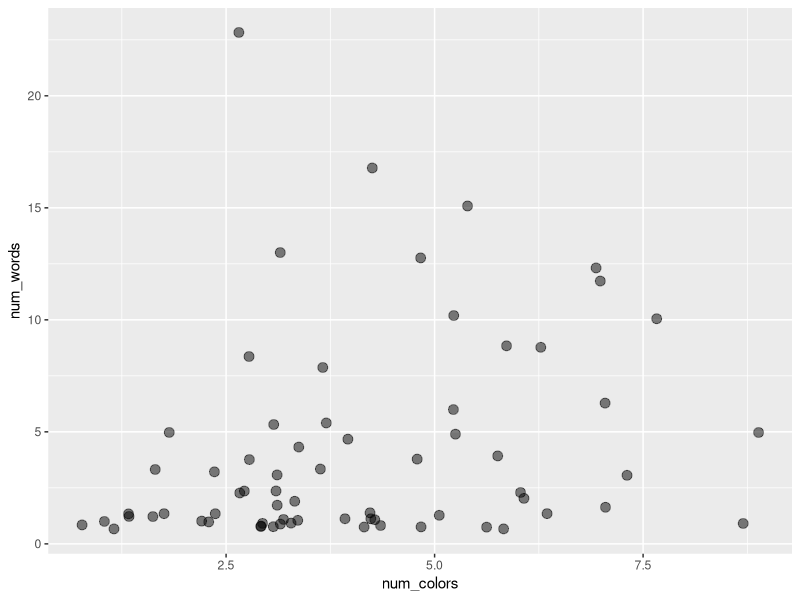
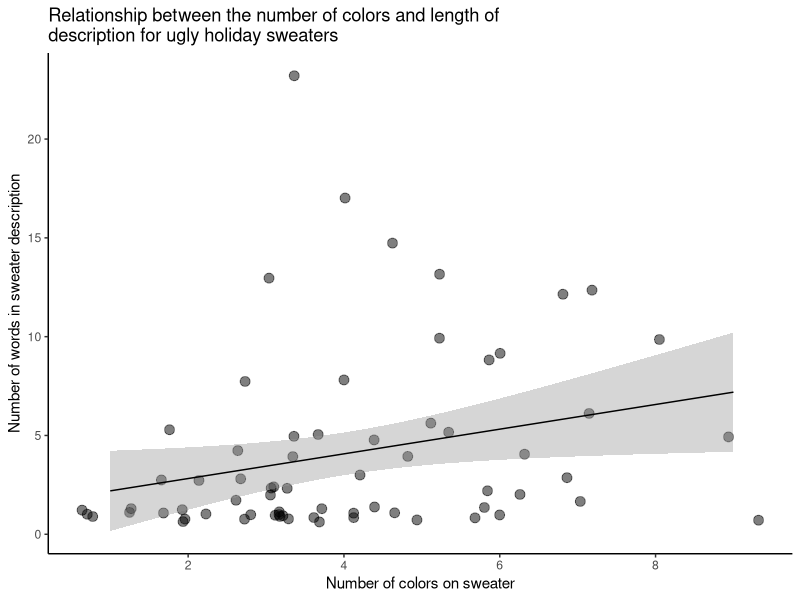

R code for these plots, in order:

##~~~~~~~~~~~~~~~~~~~~~~~~~~~~~~~~~~~~~~~~~~~~~~~~~~~~~~~~~~~~~~~~~~~~~~~~~~~~~~
##~~~~~~~~~~~~~~~~~~~~~~~~~~~~~~~~~~~~~~~~~~~~~~~~~~~~~~~~~~~~~~~~~~~~~~~~~~~~~~
##                                                                            ~~
##                        STEP 1: LOAD PACKAGES & DATA                      ----
##                                                                            ~~
##~~~~~~~~~~~~~~~~~~~~~~~~~~~~~~~~~~~~~~~~~~~~~~~~~~~~~~~~~~~~~~~~~~~~~~~~~~~~~~
##~~~~~~~~~~~~~~~~~~~~~~~~~~~~~~~~~~~~~~~~~~~~~~~~~~~~~~~~~~~~~~~~~~~~~~~~~~~~~~

#..........................load packages.........................

library(tidyverse)

#..........................read in data..........................

sweaters <- read_csv("ugly_sweaters.csv") %>% 
  dplyr::filter(hs_tf == "Yes") # filter data for those that actually report having a sweater

##~~~~~~~~~~~~~~~~~~~~~~~~~~~~~~~~~~~~~~~~~~~~~~~~~~~~~~~~~~~~~~~~~~~~~~~~~~~~~~
##~~~~~~~~~~~~~~~~~~~~~~~~~~~~~~~~~~~~~~~~~~~~~~~~~~~~~~~~~~~~~~~~~~~~~~~~~~~~~~
##                                                                            ~~
##                        STEP 2: WRANGLE/PROCESS DATA                      ----
##                                                                            ~~
##~~~~~~~~~~~~~~~~~~~~~~~~~~~~~~~~~~~~~~~~~~~~~~~~~~~~~~~~~~~~~~~~~~~~~~~~~~~~~~
##~~~~~~~~~~~~~~~~~~~~~~~~~~~~~~~~~~~~~~~~~~~~~~~~~~~~~~~~~~~~~~~~~~~~~~~~~~~~~~

#.....................wrangle sweater colors.....................
# 1) tidy colors (1 color per row)
# 2) group by sweater ID
# 3) calculate how many colors each sweater has on it

tidy_colors <- sweaters %>% 
  tidyr::separate_rows(colors, sep = c(", ")) %>% 
  tidyr::separate_rows(colors, sep = c(" and ")) %>% 
  dplyr::group_by(sweater) %>% 
  dplyr::summarize(num_colors = length(sweater))

#..................wrangle sweater descriptions..................
# 1) tidy colors (1 word per row)
# 2) group by sweater ID
# 3) calculate how many colors each sweater has on it

tidy_descriptions <- sweaters %>% 
  tidyr::separate_rows(image_desc, sep = c(" ")) %>% 
  dplyr::group_by(sweater) %>% 
  dplyr::summarize(num_words = length(sweater))

#........................join data frames.........................

tidy_counts <- dplyr::full_join(tidy_descriptions, tidy_colors)

##~~~~~~~~~~~~~~~~~~~~~~~~~~~~~~~~~~~~~~~~~~~~~~~~~~~~~~~~~~~~~~~~~~~~~~~~~~~~~~
##~~~~~~~~~~~~~~~~~~~~~~~~~~~~~~~~~~~~~~~~~~~~~~~~~~~~~~~~~~~~~~~~~~~~~~~~~~~~~~
##                                                                            ~~
##                           STEP 3: VISUALIZE DATA                         ----
##                                                                            ~~
##~~~~~~~~~~~~~~~~~~~~~~~~~~~~~~~~~~~~~~~~~~~~~~~~~~~~~~~~~~~~~~~~~~~~~~~~~~~~~~
##~~~~~~~~~~~~~~~~~~~~~~~~~~~~~~~~~~~~~~~~~~~~~~~~~~~~~~~~~~~~~~~~~~~~~~~~~~~~~~

#....................create basic scatterplot....................

simple_plot <- ggplot(tidy_counts, aes(x = num_colors, y = num_words)) +
  geom_jitter(size = 3, alpha = 0.5) 

simple_plot

#..............create slightly fancier scatterplot...............

fancy_plot <- ggplot(tidy_counts, aes(x = num_colors, y = num_words)) +
  geom_jitter(size = 3, alpha = 0.5) +
  scale_x_continuous(breaks = seq(from = 2, to = 8, by = 2)) +
  geom_smooth(method = lm, se = TRUE, size = 0.5, color = "black") +
  labs(x = "Number of colors on sweater", 
       y = "Number of words in sweater description",
       title = str_wrap("Relationship between the number of colors and length of description for ugly holiday sweaters", 60)) +
  theme_classic()

fancy_plot
